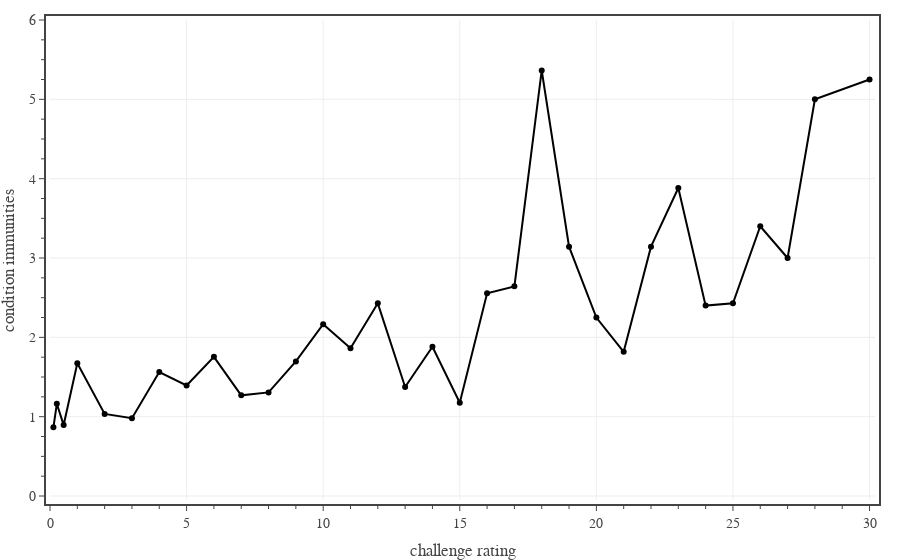

Notebook source saved alongside this figure:
### Code cell
# Plots average number of conditional immunities for monsters at each CR.
df1 = df0[df0['Category'].isin(['generic','legendary','unique']) & df0['CR'].between(1/8, 30)]
dfG = df1.groupby('CR').mean()

conditions = ['All Conditions']
colors = ['black']

fig = go.Figure()

for condition, color in zip(conditions, colors):
    dfR = dfG[condition].rolling(1, center=True).mean()
    fig.add_trace(go.Scatter(
        x=dfR.index.to_series(),
        y=dfR,
        mode='lines+markers', 
        line=dict(color=color, dash='solid'),
        unselected=dict(marker=dict(opacity=0.0)),
        name=condition,
        hovertemplate=
            'CR %{x}<br>'+
            'immunities %{y:.2f}'+
            '<extra></extra>'
    ))

fig.update_layout(
    template=TFB_TEMPLATE,
    xaxis=dict(
        title_text='challenge rating',
        range=[0.0, 30.2],
        tick0=0, dtick=5,
        minor=dict(tick0=0, dtick=1),
    ),
    yaxis=dict(
        title_text='condition immunities',
        range=[-0.05, 6],
        tick0=0, dtick=1.0,
        minor=dict(tick0=0, dtick=0.25),
    ),
    legend=dict(
        yanchor='top',  y=0.99,
        xanchor='left', x=0.01,
        orientation='v',
    )
)

fig.show(config=TFB_CONFIG)

### Figure 1 — Plotly figure (JSON) as saved in the notebook; plotly's stock layout.template omitted (floating-point values rounded to 4 significant figures)
{"data": [{"hovertemplate": "CR %{x}<br>immunities %{y:.2f}<extra></extra>", "line": {"color": "black", "dash": "solid"}, "mode": "lines+markers", "name": "All Conditions", "type": "scatter", "unselected": {"marker": {"opacity": 0}}, "x": [0.125, 0.25, 0.5, 1, 2, 3, 4, 5, 6, 7, 8, 9, 10, 11, 12, 13, 14, 15, 16, 17, 18, 19, 20, 21, 22, 23, 24, 25, 26, 27, 28, 30], "y": [0.8667, 1.163, 0.8941, 1.674, 1.035, 0.9813, 1.562, 1.394, 1.755, 1.269, 1.306, 1.697, 2.167, 1.862, 2.429, 1.375, 1.882, 1.176, 2.556, 2.643, 5.364, 3.143, 2.25, 1.818, 3.143, 3.882, 2.4, 2.429, 3.4, 3, 5, 5.25]}], "layout": {"legend": {"orientation": "v", "x": 0.01, "xanchor": "left", "y": 0.99, "yanchor": "top"}, "xaxis": {"dtick": 5, "minor": {"dtick": 1, "tick0": 0}, "range": [0, 30.2], "tick0": 0, "title": {"text": "challenge rating"}}, "yaxis": {"dtick": 1, "minor": {"dtick": 0.25, "tick0": 0}, "range": [-0.05, 6], "tick0": 0, "title": {"text": "condition immunities"}}}}
